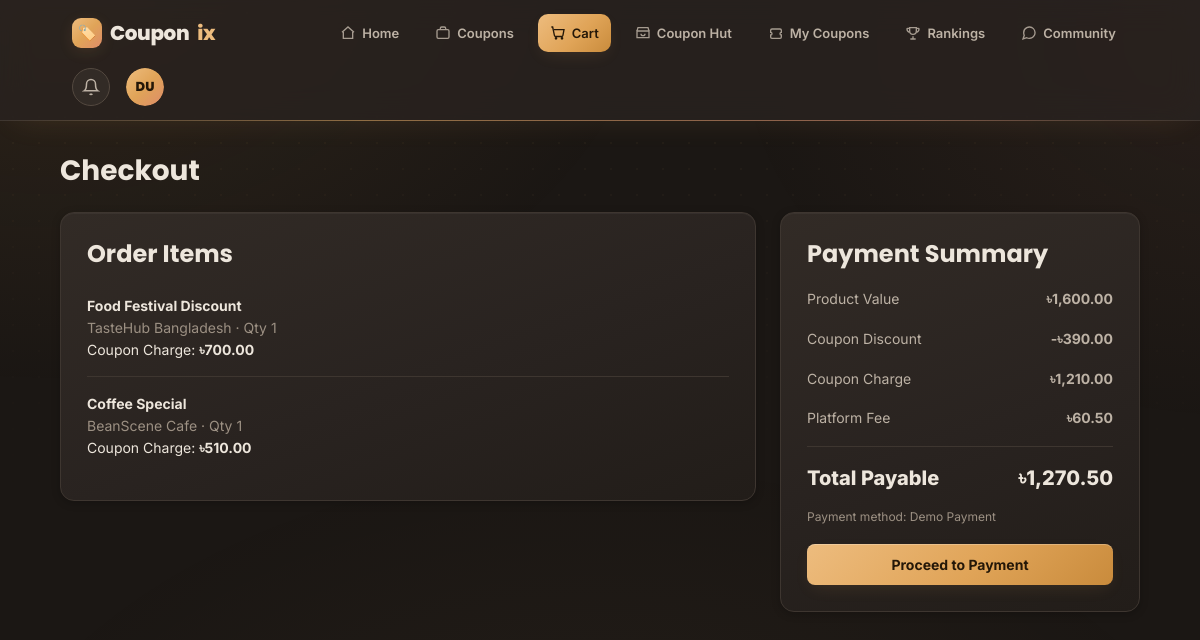
The page /checkout.php (signed in) on the database its author committed.
### tables this page shows
CREATE TABLE users (
    id INT UNSIGNED AUTO_INCREMENT PRIMARY KEY,

    rank_id INT UNSIGNED NOT NULL DEFAULT 1,

    points INT UNSIGNED NOT NULL DEFAULT 0,

    name VARCHAR(100) NOT NULL,

    username VARCHAR(50) NOT NULL UNIQUE,

    email VARCHAR(150) NOT NULL UNIQUE,

    phone VARCHAR(30) DEFAULT NULL,

    password VARCHAR(255) NOT NULL,

    created_at TIMESTAMP DEFAULT CURRENT_TIMESTAMP,

    updated_at TIMESTAMP DEFAULT CURRENT_TIMESTAMP
        ON UPDATE CURRENT_TIMESTAMP,

    CONSTRAINT fk_users_rank
        FOREIGN KEY (rank_id)
        REFERENCES ranks(id)
        ON DELETE RESTRICT
        ON UPDATE CASCADE
);

CREATE TABLE cart (
    id INT UNSIGNED AUTO_INCREMENT PRIMARY KEY,

    user_id INT UNSIGNED NOT NULL,

    coupon_id INT UNSIGNED NOT NULL,

    quantity INT UNSIGNED NOT NULL DEFAULT 1,

    added_at TIMESTAMP DEFAULT CURRENT_TIMESTAMP,

    UNIQUE KEY unique_user_coupon (user_id, coupon_id),

    CONSTRAINT fk_cart_user
        FOREIGN KEY (user_id)
        REFERENCES users(id)
        ON DELETE CASCADE
        ON UPDATE CASCADE,

    CONSTRAINT fk_cart_coupon
        FOREIGN KEY (coupon_id)
        REFERENCES coupons(id)
        ON DELETE CASCADE
        ON UPDATE CASCADE
);

CREATE TABLE coupons (
    id INT UNSIGNED AUTO_INCREMENT PRIMARY KEY,

    title VARCHAR(150) NOT NULL,

    description TEXT DEFAULT NULL,

    retailer_name VARCHAR(100) NOT NULL DEFAULT 'Couponix Marketplace',

    retailer_id INT UNSIGNED DEFAULT NULL,

    category VARCHAR(60) NOT NULL DEFAULT 'General',

    coupon_code VARCHAR(100) NOT NULL UNIQUE,

    discount_type ENUM('percentage', 'fixed')
        NOT NULL DEFAULT 'percentage',

    discount_value DECIMAL(10,2) NOT NULL DEFAULT 0.00,

    original_price DECIMAL(10,2) NOT NULL DEFAULT 0.00,

    final_price DECIMAL(10,2) NOT NULL DEFAULT 0.00,

    quantity INT UNSIGNED NOT NULL DEFAULT 0,

    available_from DATETIME DEFAULT NULL,

    expires_at DATETIME DEFAULT NULL,

    status ENUM(
        'active',
        'inactive',
        'expired',
        'sold_out'
    ) NOT NULL DEFAULT 'active',

    created_at TIMESTAMP DEFAULT CURRENT_TIMESTAMP,

    updated_at TIMESTAMP DEFAULT CURRENT_TIMESTAMP
        ON UPDATE CURRENT_TIMESTAMP,

    CONSTRAINT fk_coupon_retailer
        FOREIGN KEY (retailer_id)
        REFERENCES retailers(id)
        ON DELETE SET NULL
        ON UPDATE CASCADE
);

### functions.php (called while the page is built, shortened)
<?php
function h($value): string
{
    return htmlspecialchars((string) $value, ENT_QUOTES, 'UTF-8');
}
function require_login(): int
{
    return (int) $_SESSION["user_id"];
}
function rank_discounted_price(float $finalPrice, float $rankDiscountPercent): float
{
    $price = $finalPrice * (1 - ($rankDiscountPercent / 100));
    return round(max(0, $price), 2);
}
function get_user_with_rank(mysqli $conn, int $userId): ?array
{
    $stmt = $conn->prepare("
        SELECT
            u.id, u.name, u.username, u.email, u.phone, u.points,
            r.id AS rank_id, r.name AS rank_name, r.coupon_limit,
            r.discount_percent, r.min_points
        FROM users u
        JOIN ranks r ON u.rank_id = r.id
        WHERE u.id = ?
        LIMIT 1
    ");
    $stmt->bind_param("i", $userId);
    $stmt->execute();
    $user = $stmt->get_result()->fetch_assoc();
    return $user ?: null;
}
    ?>

### checkout.php (the view, shortened to what this page needs)
<?php
require __DIR__ . '/db.php';
require __DIR__ . '/functions.php';
$user_id = require_login();
$user = get_user_with_rank($conn, $user_id);
$rank_discount = (float) ($user["discount_percent"] ?? 0);
$stmt = $conn->prepare("
    SELECT
        c.id AS cart_id, c.quantity AS cart_quantity,
        cp.id AS coupon_id, cp.title, cp.retailer_name, cp.original_price, cp.final_price, cp.quantity AS stock
    FROM cart c
    INNER JOIN coupons cp ON cp.id = c.coupon_id
    WHERE c.user_id = ? AND cp.status = 'active' AND cp.quantity > 0 AND (cp.expires_at IS NULL OR cp.expires_at > NOW()) AND (cp.available_from IS NULL OR cp.available_from <= NOW())
");
$stmt->bind_param("i", $user_id);
$stmt->execute();
$result = $stmt->get_result();
$items = [];
$product_value = 0;
$coupon_discount = 0;
$coupon_charge = 0;
while ($row = $result->fetch_assoc()) {
    $qty = (int) $row["cart_quantity"];
    $original = (float) $row["original_price"];
    $you_pay_unit = rank_discounted_price((float) $row["final_price"], $rank_discount);
    $product_value += $original * $qty;
    $coupon_discount += max(0, $original - $you_pay_unit) * $qty;
    $coupon_charge += $you_pay_unit * $qty;
    $row["cart_quantity"] = $qty;
    $row["you_pay_unit"] = $you_pay_unit;
    $items[] = $row;
}
$platform_fee = round($coupon_charge * 0.05, 2);
$total_payable = $coupon_charge + $platform_fee;
$active = 'cart';
?>
<!DOCTYPE html>
<html lang="en">
<head>
<link rel="stylesheet" href="assets/style.css">
</head>
<body>
<?php include __DIR__ . '/nav.php'; ?>
<div class="container">
    <div class="dr-page-header"><h1>Checkout</h1></div>
    <?php if (empty($items)): ?>
        <div class="dr-empty">
            <h2>Your cart is empty</h2>
            <a href="coupons.php" class="dr-btn">Explore Coupons</a>
        </div>
    <?php else: ?>
    <div class="checkout-layout">
        <div class="dr-card checkout-box">
            <h2>Order Items</h2>
            <?php foreach ($items as $item): ?>
                <div class="checkout-item">
                    <div class="name"><?= h($item["title"]) ?></div>
                    <div style="color:var(--text-mute);"><?= h($item["retailer_name"]) ?> &middot; Qty <?= (int) $item["cart_quantity"] ?></div>
                    <div>Coupon Charge: <strong>৳<?= number_format($item["you_pay_unit"] * (int) $item["cart_quantity"], 2) ?></strong></div>
                </div>
            <?php endforeach; ?>
        </div>
        <div class="dr-card checkout-box">
            <h2>Payment Summary</h2>
            <div class="summary-line"><span>Product Value</span><strong>৳<?= number_format($product_value, 2) ?></strong></div>
            <div class="summary-line"><span>Coupon Discount</span><strong>-৳<?= number_format($coupon_discount, 2) ?></strong></div>
            <div class="summary-line"><span>Coupon Charge</span><strong>৳<?= number_format($coupon_charge, 2) ?></strong></div>
            <div class="summary-line"><span>Platform Fee</span><strong>৳<?= number_format($platform_fee, 2) ?></strong></div>
            <div class="summary-total"><span>Total Payable</span><span>৳<?= number_format($total_payable, 2) ?></span></div>
            <p style="color:var(--text-mute);font-size:12px;margin-top:14px;">Payment method: Demo Payment</p>
            <form method="POST">
                <button type="submit" class="dr-btn dr-btn-block" style="margin-top:6px;">Proceed to Payment</button>
            </form>
        </div>
    </div>
    <?php endif; ?>
</div>
</body>
</html>

### nav.php (shortened to what this page needs)
<?php
$__nav_user = get_user_with_rank($conn, (int) $_SESSION["user_id"]);
$__initials = $__nav_user ? strtoupper(substr($__nav_user['name'], 0, 1) . substr(strrchr($__nav_user['name'], ' ') ?: '', 1, 1)) : '?';
?>
<nav class="dr-nav">
    <a href="dashboard.php" class="dr-logo"><span class="dr-logo-badge">🏷️</span>Coupon<span>ix</span></a>
    <div class="dr-nav-links">
        <a href="dashboard.php" class="<?= ($active ?? '') === 'dashboard' ? 'active' : '' ?>"><svg viewBox="0 0 24 24" width="16" height="16" fill="none" stroke="currentColor" stroke-width="2"><path d="M3 11l9-8 9 8"/><path d="M5 10v10h14V10"/></svg>Home</a>
        <a href="coupons.php" class="<?= ($active ?? '') === 'coupons' ? 'active' : '' ?>"><svg viewBox="0 0 24 24" width="16" height="16" fill="none" stroke="currentColor" stroke-width="2"><rect x="3" y="7" width="18" height="13" rx="2"/><path d="M8 7V5a2 2 0 0 1 2-2h4a2 2 0 0 1 2 2v2"/></svg>Coupons</a>
        <a href="cart.php" class="<?= ($active ?? '') === 'cart' ? 'active' : '' ?>"><svg viewBox="0 0 24 24" width="16" height="16" fill="none" stroke="currentColor" stroke-width="2"><circle cx="9" cy="20" r="1"/><circle cx="18" cy="20" r="1"/><path d="M2 3h2l2.6 12.6a2 2 0 0 0 2 1.6h8.8a2 2 0 0 0 2-1.6L21 7H6"/></svg>Cart</a>
        <a href="coupon-hut.php" class="<?= ($active ?? '') === 'coupon-hut' ? 'active' : '' ?>"><svg viewBox="0 0 24 24" width="16" height="16" fill="none" stroke="currentColor" stroke-width="2"><path d="M3 9l1.5-5h15L21 9"/><path d="M3 9h18v10H3z"/><path d="M9 13a3 3 0 0 0 6 0"/></svg>Coupon Hut</a>
        <a href="my-coupons.php" class="<?= ($active ?? '') === 'my-coupons' ? 'active' : '' ?>"><svg viewBox="0 0 24 24" width="16" height="16" fill="none" stroke="currentColor" stroke-width="2"><path d="M4 8a2 2 0 0 1 2-2h12a2 2 0 0 1 2 2v3a2 2 0 0 0 0 4v3a2 2 0 0 1-2 2H6a2 2 0 0 1-2-2v-3a2 2 0 0 0 0-4V8z"/></svg>My Coupons</a>
        <a href="rankings.php" class="<?= ($active ?? '') === 'rankings' ? 'active' : '' ?>"><svg viewBox="0 0 24 24" width="16" height="16" fill="none" stroke="currentColor" stroke-width="2"><path d="M8 21h8M12 17v4M7 4h10v5a5 5 0 0 1-10 0V4z"/><path d="M7 5H4a1 1 0 0 0-1 1 5 5 0 0 0 4 4.9M17 5h3a1 1 0 0 1 1 1 5 5 0 0 1-4 4.9"/></svg>Rankings</a>
        <a href="community.php" class="<?= ($active ?? '') === 'community' ? 'active' : '' ?>"><svg viewBox="0 0 24 24" width="16" height="16" fill="none" stroke="currentColor" stroke-width="2"><path d="M21 11.5a8.38 8.38 0 0 1-.9 3.8 8.5 8.5 0 0 1-7.6 4.7 8.38 8.38 0 0 1-3.8-.9L3 21l1.9-5.7a8.38 8.38 0 0 1-.9-3.8 8.5 8.5 0 0 1 4.7-7.6 8.38 8.38 0 0 1 3.8-.9h.5a8.48 8.48 0 0 1 8 8v.5z"/></svg>Community</a>
    </div>
    <div class="dr-nav-right">
        <?php if ($__nav_user): ?>
        <div class="dr-unotify" id="drUserNotifyWrap">
            <a href="my-coupons.php?tab=reselling" class="dr-nav-bell" id="drUserNotifyToggle" role="button" aria-haspopup="true" aria-label="Notifications" title="Notifications">
                <svg viewBox="0 0 24 24" width="18" height="18" fill="none" stroke="currentColor" stroke-width="2"><path d="M18 8a6 6 0 0 0-12 0c0 7-3 9-3 9h18s-3-2-3-9"/><path d="M13.73 21a2 2 0 0 1-3.46 0"/></svg>
            </a>
        </div>
        <div class="dr-profile-menu">
            <button type="button" class="dr-nav-profile-btn" id="drProfileToggle" title="<?= h($__nav_user['name']) ?> — <?= h($__nav_user['rank_name']) ?>">
                <span class="dr-avatar"><?= h($__initials) ?></span>
            </button>
        </div>
        <?php endif; ?>
    </div>
</nav>

### checkout.php (style rules this page uses)
.checkout-layout { display: grid; grid-template-columns: 1fr 360px; gap: 24px; align-items: start; }
.checkout-box { padding: 26px; }
.checkout-item { padding: 16px 0; border-bottom: 1px solid var(--border); font-size: 14px; }
.checkout-item:last-child { border-bottom: 0; }
.checkout-item .name { font-weight: 700; }
.summary-line { display: flex; justify-content: space-between; padding: 9px 0; font-size: 14px; color: var(--text-dim); }
.summary-total { border-top: 1px solid var(--border); margin-top: 8px; padding-top: 16px; font-size: 20px; font-weight: 800; display: flex; justify-content: space-between; }

### nav.php (style rules this page uses)
.dr-nav .dr-nav-links { display: flex; align-items: center; gap: 12px; }
.dr-nav .dr-nav-right { display: flex; align-items: center; gap: 16px; }
.dr-unotify { position: relative; display: inline-flex; align-items: center; }

### rows shown on the page
users: name "DU"
cart: coupon.title "Food Festival Discount", coupon.retailer_name "TasteHub Bangladesh", quantity "1", $item['you_pay_unit']*(int)$item['cart_quantity'] "700.00"
cart: coupon.title "Coffee Special", coupon.retailer_name "BeanScene Cafe", quantity "1", $item['you_pay_unit']*(int)$item['cart_quantity'] "510.00"

### other values the page prints
$product_value "1,600.00"
$coupon_discount "390.00"
$coupon_charge "1,210.00"
$platform_fee "60.50"
$total_payable "1,270.50"
